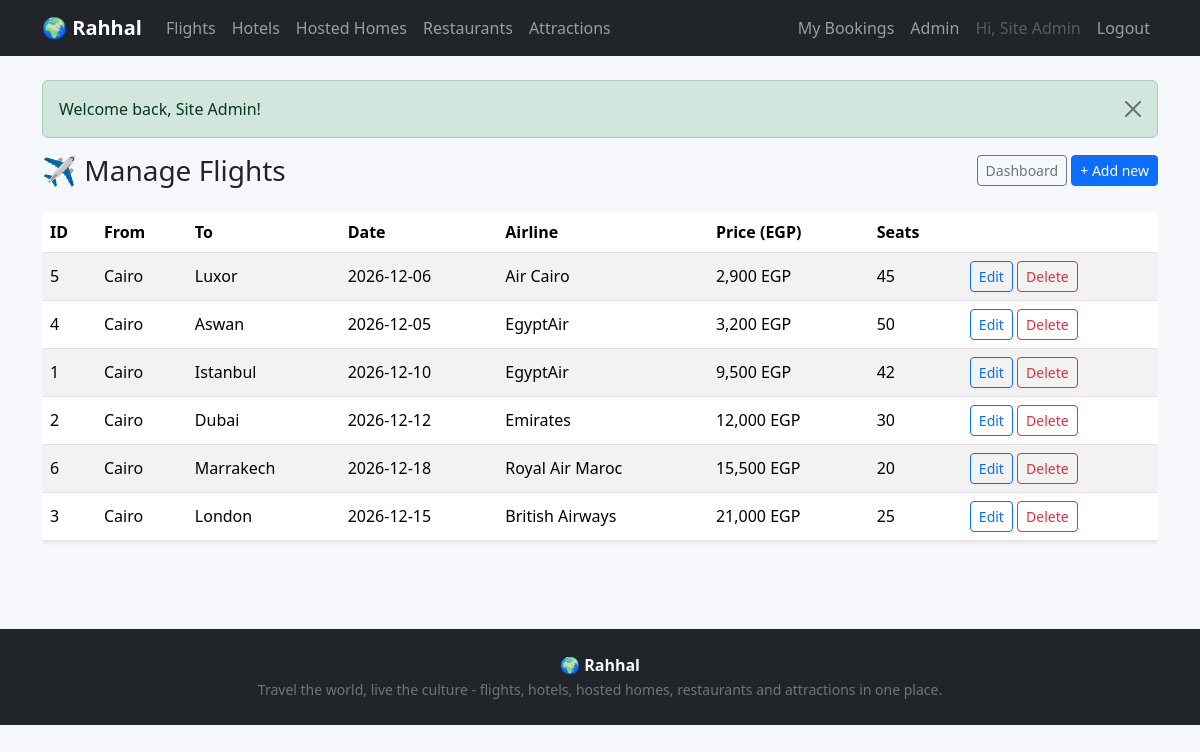
The app's page /admin/items.php?type=flight (signed in) with its own data.
### tables this page shows
CREATE TABLE users (
  id INT AUTO_INCREMENT PRIMARY KEY,
  name VARCHAR(100) NOT NULL,
  email VARCHAR(150) NOT NULL UNIQUE,
  password VARCHAR(255) NOT NULL,
  is_admin TINYINT NOT NULL DEFAULT 0,
  created_at TIMESTAMP DEFAULT CURRENT_TIMESTAMP
);

CREATE TABLE flights (
  id INT AUTO_INCREMENT PRIMARY KEY,
  from_city VARCHAR(100) NOT NULL,
  to_city VARCHAR(100) NOT NULL,
  flight_date DATE NOT NULL,
  airline VARCHAR(100) NOT NULL,
  price DECIMAL(10,2) NOT NULL,
  seats INT NOT NULL DEFAULT 0
);

### includes/db.php (called while the page is built, shortened)
<?php
function db(): PDO {
    static $pdo = null;
    if ($pdo === null) {
        $dsn = getenv('RAHHAL_DSN');
        if ($dsn) {
            $pdo = new PDO($dsn);
        } else {
            $pdo = new PDO(
                'mysql:host=' . DB_HOST . ';dbname=' . DB_NAME . ';charset=utf8mb4',
                DB_USER,
                DB_PASS
            );
        }
        $pdo->setAttribute(PDO::ATTR_ERRMODE, PDO::ERRMODE_EXCEPTION);
        $pdo->setAttribute(PDO::ATTR_DEFAULT_FETCH_MODE, PDO::FETCH_ASSOC);
    }
    return $pdo;
}

### includes/auth.php (called while the page is built, shortened)
<?php
function current_user(): ?array {
    $stmt = db()->prepare('SELECT * FROM users WHERE id = ?');
    $stmt->execute([$_SESSION['user_id']]);
    $user = $stmt->fetch();
    return $user ?: null;
}

### includes/functions.php (called while the page is built, shortened)
<?php
require_once __DIR__ . '/db.php';
function e($value): string {
    return htmlspecialchars((string)$value, ENT_QUOTES, 'UTF-8');
}
function money($amount): string {
    return number_format((float)$amount, 0) . ' ' . CURRENCY;
}
function flash_get(): ?array {
    $f = $_SESSION['flash'] ?? null;
    return $f;
}
function type_config(?string $type = null) {
    $map = [
        'flight' => [
            'table' => 'flights', 'label' => 'Flight', 'plural' => 'Flights', 'icon' => '✈️',
            'unit' => 'person', 'qty_label' => 'Passengers',
            'fields' => [
                'from_city' => 'From', 'to_city' => 'To', 'flight_date' => 'Date',
                'airline' => 'Airline', 'price' => 'Price (EGP)', 'seats' => 'Seats',
            ],
        ],
        'hotel' => [
            'table' => 'hotels', 'label' => 'Hotel', 'plural' => 'Hotels', 'icon' => '🏨',
            'unit' => 'night', 'qty_label' => 'Nights',
            'fields' => [
                'city' => 'City', 'name' => 'Hotel name',
                'price_per_night' => 'Price per night (EGP)', 'rating' => 'Rating (0-5)',
                'description' => 'Description',
            ],
        ],
        'home' => [
            'table' => 'homes', 'label' => 'Hosted Home', 'plural' => 'Hosted Homes', 'icon' => '🏡',
            'unit' => 'night', 'qty_label' => 'Nights',
            'fields' => [
                'city' => 'City', 'country' => 'Country', 'host_name' => 'Host name',
                'title' => 'Title', 'experience_description' => 'Cultural experience',
                'price_per_night' => 'Price per night (EGP)',
            ],
        ],
        'restaurant' => [
            'table' => 'restaurants', 'label' => 'Restaurant', 'plural' => 'Restaurants', 'icon' => '🍽️',
            'unit' => 'person', 'qty_label' => 'Guests',
            'fields' => [
                'city' => 'City', 'name' => 'Restaurant name', 'cuisine' => 'Cuisine',
                'avg_price' => 'Average price per person (EGP)', 'description' => 'Description',
            ],
        ],
        'attraction' => [
            'table' => 'attractions', 'label' => 'Attraction', 'plural' => 'Attractions', 'icon' => '🏛️',
            'unit' => 'person', 'qty_label' => 'Tickets',
            'fields' => [
                'city' => 'City', 'name' => 'Attraction name',
                'ticket_price' => 'Ticket price (EGP)', 'description' => 'Description',
            ],
        ],
    ];
    if ($type === null) return $map;
    return $map[$type] ?? null;
}
function price_column(string $type): string {
    return [
        'flight' => 'price',
        'hotel' => 'price_per_night',
        'home' => 'price_per_night',
        'restaurant' => 'avg_price',
        'attraction' => 'ticket_price',
    ][$type];
}
function list_items(string $type, array $filters = []): array {
    $cfg = type_config($type);
    $where = [];
    $params = [];
    $q = trim($filters['q'] ?? '');
    $max = $filters['max_price'] ?? '';
    $sql = 'SELECT * FROM ' . $cfg['table'];
    $sql .= ' ORDER BY ' . price_column($type) . ' ASC';
    $stmt = db()->prepare($sql);
    $stmt->execute($params);
    return $stmt->fetchAll();
}
    ?>

### admin/items.php (the view, shortened to what this page needs)
<?php
$type = $_GET['type'] ?? '';
$cfg = type_config($type);
$items = list_items($type);
$BASE_PATH = '../';
include __DIR__ . '/../includes/header.php';
?>
<div class="d-flex justify-content-between align-items-center mb-4">
    <h1 class="h3 mb-0"><?= $cfg['icon'] ?> Manage <?= e($cfg['plural']) ?></h1>
    <div>
        <a href="index.php" class="btn btn-outline-secondary btn-sm">Dashboard</a>
        <a href="item_form.php?type=<?= e($type) ?>" class="btn btn-primary btn-sm">+ Add new</a>
    </div>
</div>
<div class="table-responsive">
    <table class="table table-striped table-hover align-middle bg-white shadow-sm">
        <thead>
            <tr>
                <th>ID</th>
                <?php foreach ($cfg['fields'] as $col => $label): ?>
                    <th><?= e($label) ?></th>
                <?php endforeach; ?>
                <th></th>
            </tr>
        </thead>
        <tbody>
        <?php foreach ($items as $row): ?>
            <tr>
                <td><?= (int)$row['id'] ?></td>
                <?php foreach ($cfg['fields'] as $col => $label): ?>
                    <td>
                        <?php if (in_array($col, ['price', 'price_per_night', 'avg_price', 'ticket_price'])): ?>
                            <?= money($row[$col]) ?>
                        <?php else: ?>
                            <?= e(mb_strimwidth((string)($row[$col] ?? ''), 0, 60, '...')) ?>
                        <?php endif; ?>
                    </td>
                <?php endforeach; ?>
                <td class="text-nowrap">
                    <a href="item_form.php?type=<?= e($type) ?>&id=<?= (int)$row['id'] ?>" class="btn btn-outline-primary btn-sm">Edit</a>
                    <form method="post" action="delete.php" class="confirm-delete d-inline">
                        <button class="btn btn-outline-danger btn-sm" type="submit">Delete</button>
                    </form>
                </td>
            </tr>
        <?php endforeach; ?>
        </tbody>
    </table>
</div>
<?php include __DIR__ . '/../includes/footer.php'; ?>

### includes/header.php (shortened to what this page needs)
<?php
$user = current_user();
$BASE = $BASE_PATH ?? '';
?>
<!DOCTYPE html>
<html lang="en">
<head>
<link href="https://cdn.jsdelivr.net/npm/bootstrap@5.3.3/dist/css/bootstrap.min.css" rel="stylesheet">
<link rel="stylesheet" href="<?= $BASE ?>assets/css/style.css">
</head>
<body>
<nav class="navbar navbar-expand-lg navbar-dark bg-dark sticky-top">
    <div class="container">
        <a class="navbar-brand fw-bold" href="<?= $BASE ?>index.php">🌍 <?= SITE_NAME ?></a>
        <div class="collapse navbar-collapse" id="mainNav">
            <ul class="navbar-nav me-auto">
                <li class="nav-item"><a class="nav-link" href="<?= $BASE ?>flights.php">Flights</a></li>
                <li class="nav-item"><a class="nav-link" href="<?= $BASE ?>hotels.php">Hotels</a></li>
                <li class="nav-item"><a class="nav-link" href="<?= $BASE ?>homes.php">Hosted Homes</a></li>
                <li class="nav-item"><a class="nav-link" href="<?= $BASE ?>restaurants.php">Restaurants</a></li>
                <li class="nav-item"><a class="nav-link" href="<?= $BASE ?>attractions.php">Attractions</a></li>
            </ul>
            <ul class="navbar-nav">
                <?php if ($user): ?>
                    <li class="nav-item"><a class="nav-link" href="<?= $BASE ?>my_bookings.php">My Bookings</a></li>
                    <?php if ($user['is_admin']): ?>
                        <li class="nav-item"><a class="nav-link" href="<?= $BASE ?>admin/index.php">Admin</a></li>
                    <?php endif; ?>
                    <li class="nav-item"><span class="nav-link disabled">Hi, <?= e($user['name']) ?></span></li>
                    <li class="nav-item"><a class="nav-link" href="<?= $BASE ?>logout.php">Logout</a></li>
                <?php else: ?>
                    <li class="nav-item"><a class="nav-link" href="<?= $BASE ?>login.php">Login</a></li>
                    <li class="nav-item"><a class="nav-link" href="<?= $BASE ?>register.php">Register</a></li>
                <?php endif; ?>
            </ul>
        </div>
    </div>
</nav>
<main class="container py-4">
<?php if ($flash = flash_get()): ?>
    <div class="alert alert-<?= e($flash['type']) ?> alert-dismissible fade show">
        <?= e($flash['msg']) ?>
        <button type="button" class="btn-close" data-bs-dismiss="alert"></button>
    </div>
<?php endif; ?>

### assets/css/style.css (style rules this page uses)
body { background: #f6f8fb; }

### records on screen
users: name "Site Admin"
flights: id "5", from_city "Cairo", to_city "Luxor", flight_date "2026-12-06", airline "Air Cairo", price "2,900 EGP", seats "45"
flights: id "4", from_city "Cairo", to_city "Aswan", flight_date "2026-12-05", airline "EgyptAir", price "3,200 EGP", seats "50"
flights: id "1", from_city "Cairo", to_city "Istanbul", flight_date "2026-12-10", airline "EgyptAir", price "9,500 EGP", seats "42"
flights: id "2", from_city "Cairo", to_city "Dubai", flight_date "2026-12-12", airline "Emirates", price "12,000 EGP", seats "30"
flights: id "6", from_city "Cairo", to_city "Marrakech", flight_date "2026-12-18", airline "Royal Air Maroc", price "15,500 EGP", seats "20"
flights: id "3", from_city "Cairo", to_city "London", flight_date "2026-12-15", airline "British Airways", price "21,000 EGP", seats "25"

### other values on screen
SITE_NAME "Rahhal"
$flash['msg'] "Welcome back, Site Admin!"
$cfg['icon'] "✈️"
$cfg['plural'] "Flights"
$label "From"
$label "To"
$label "Date"
$label "Airline"
$label "Price (EGP)"
$label "Seats"
